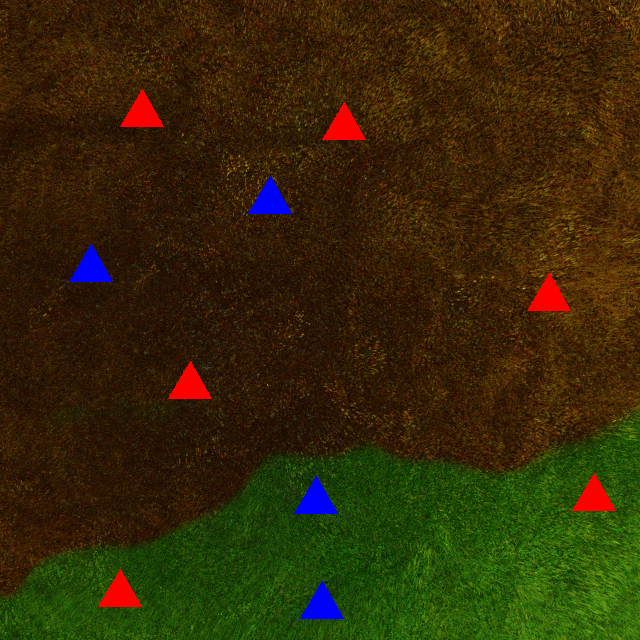
#> input picture 1.png, 640 x 640 px, found by its file name
$ python 'test code.py'
#> lines starting #> are read from the running program, lines starting #| are printed output that depends on the picture; after the words box and inside, x2 and y2 are one past the last pixel; in counts of white or black regions, pixels touching at a corner belong together; long printed decimals are rounded
#!/usr/bin/env python3
# -*- coding: utf-8 -*-

import cv2 as cv
import numpy as np

def contourfig(source):
    i=0
    contours, hierarchy = cv.findContours(source, cv.RETR_TREE, cv.CHAIN_APPROX_SIMPLE)
    for cnt in contours:
     approx = cv.approxPolyDP(cnt,0.01*cv.arcLength(cnt,True),True)
     if len(approx)==3:
       i=i+1
    return i

img = cv.imread('/Users/arjunmalik/Downloads/uas takimages/1.png')
#> img is the input picture: shape (640, 640, 3); mean B, G, R 7.3, 41.1, 52.4
cv.imshow("original image", img)

#converting BGR to HSV
img_hsv = cv.cvtColor(img, cv.COLOR_BGR2HSV)
#> img_hsv: shape (640, 640, 3); mean H, S, V 23.5, 233.2, 64.1
#cv.imshow("img hsv", img_hsv)


#masking blue
lower_blue = np.array([15, 100, 180])
upper_blue = np.array([135,255,255])
mask_blue = cv.inRange(img_hsv, lower_blue, upper_blue)
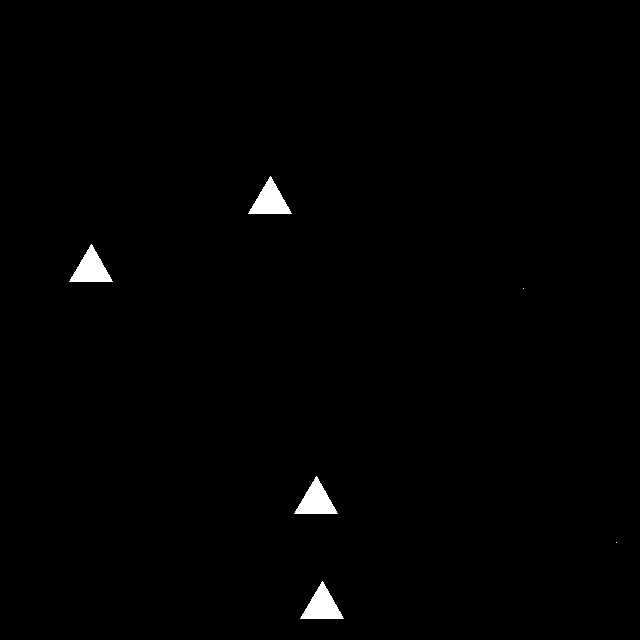
#> mask_blue: shape (640, 640); 0.84% white; 6 white regions (2 under 20 px), largest, box (x1, y1, x2, y2) and area: (248, 176, 292, 214) 855, (69, 244, 113, 282) 855, (294, 476, 338, 514) 855, (300, 581, 344, 619) 855
#cv.imshow("mask blue", mask_blue)

#masking red ( unburnt grass)
lower_red = np.array([0,170,170])
upper_red = np.array([10,255,255])
mask_red = cv.inRange(img_hsv, lower_red, upper_red)
#> mask_red: shape (640, 640); 1.3% white; 6 white regions, box (x1, y1, x2, y2) and area: (120, 89, 164, 127) 855, (322, 102, 366, 140) 855, (527, 273, 571, 311) 855, (168, 361, 212, 399) 855, (572, 473, 616, 511) 855, (98, 569, 142, 607) 855
#cv.imshow("mask red", mask_red)

#masking green
lower_green = np.array([35, 40, 32])
upper_green = np.array([75, 255, 255])
mask_green = cv.inRange(img_hsv, lower_green, upper_green)
#> mask_green: shape (640, 640); 22.8% white; 10 white regions (9 under 20 px), largest, box (x1, y1, x2, y2) and area: (0, 409, 640, 640) 93432
#cv.imshow("mask green", mask_green)

#masking brown (burnt grass)
lower_brown = np.array([4, 15, 5])
upper_brown = np.array([30, 255,255])
mask_brown = cv.inRange(img_hsv, lower_brown, upper_brown)
#> mask_brown: shape (640, 640); 74.9% white; 58 black regions (51 under 20 px), largest, box (x1, y1, x2, y2) and area: (0, 407, 640, 640) 97720, (120, 89, 164, 127) 855, (322, 102, 366, 140) 855
#cv.imshow("mask brown", mask_brown)

img[mask_green>0] = [253,255,128]
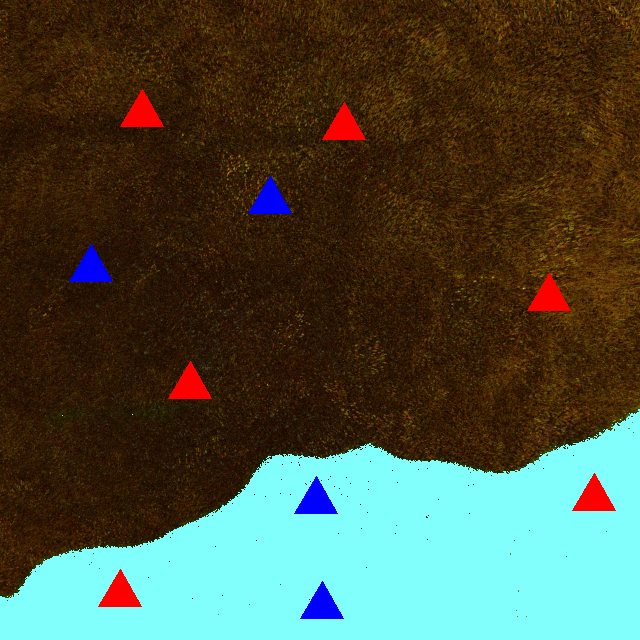
#> img: shape (640, 640, 3); mean B, G, R 63.5, 81.3, 73.3
img[mask_brown>0] = [90,238,252]
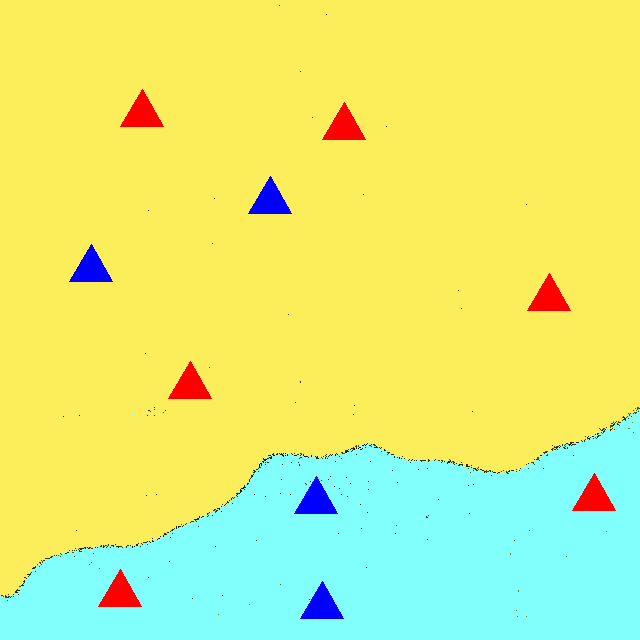
#> img: shape (640, 640, 3); mean B, G, R 127.2, 236.5, 221.2
cv.imshow("modified img", img)

# [16 lines of commented-out code are left out]

p=cv.bitwise_or(mask_red,mask_brown) #red house in green
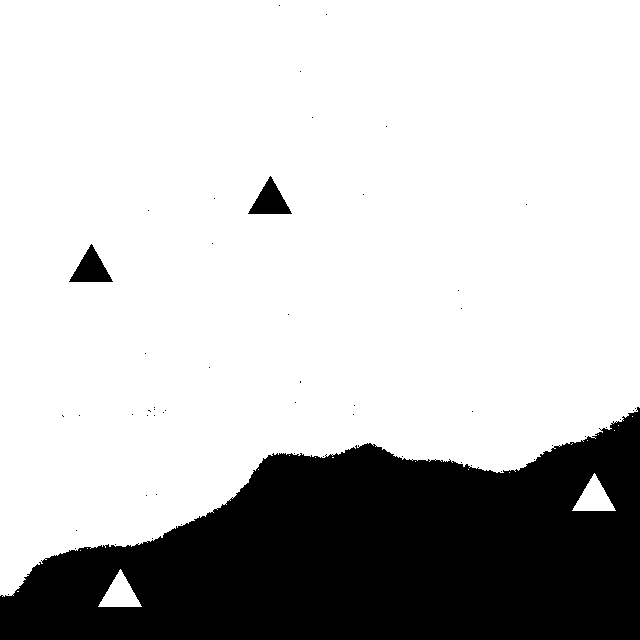
#> p: shape (640, 640); 76.1% white; 54 black regions (51 under 20 px)
tRG= contourfig(p)
#> in contourfig, `contours, hierarchy = cv.findContours(source, cv.RETR_TREE, cv.CHAIN_A..`: contours = 91 contours, 86 with area under 20; largest, box (x1, y1, x2, y2) and area: (0, 0, 640, 597) 310634, (68, 243, 114, 283) 914, (247, 175, 293, 215) 914, (98, 569, 142, 607) 796, (572, 473, 616, 511) 796
#> the loop in contourfig, `for cnt in contours:` made 91 passes
#> (approx, i) on passes 2, 5: ([[120, 569], [98, 606], [141, 606]], 1), ([[594, 473], [572, 510], [615, 510]], 2)
#> after the loop in contourfig, `for cnt in contours:`: i = 2
#> tRG = 2
#cv.imshow("red in green",p)

q=  cv.bitwise_or(mask_red, mask_green) #red house in brown
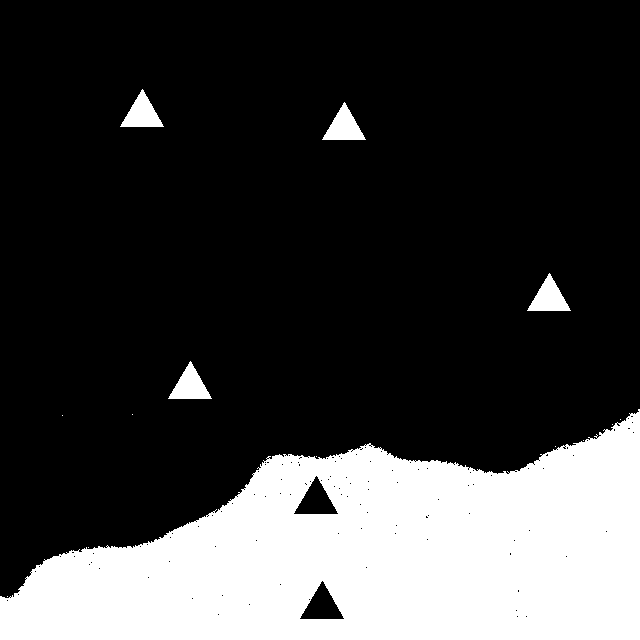
#> q: shape (640, 640); 24.1% white; 14 white regions (9 under 20 px)
tRB= contourfig(q)
#> in contourfig (call 2), `contours, hierarchy = cv.findContours(source, cv.RETR_TREE, cv.CHAIN_A..`: contours = 160 contours, 153 with area under 20; largest, box (x1, y1, x2, y2) and area: (0, 409, 640, 640) 96142, (299, 580, 345, 620) 914, (293, 475, 339, 515) 914, (168, 361, 212, 399) 796, (527, 273, 571, 311) 796, (322, 102, 366, 140) 796, (120, 89, 164, 127) 796
#> the loop in contourfig (call 2), `for cnt in contours:` made 160 passes
#> approx on passes 1 to 3: [[7, 596]], [[88, 547]], [[316, 456]]
#> tRB = 4
#cv.imshow("red in brown",q)

r= cv.bitwise_or(mask_blue,mask_brown) #blue houses in green
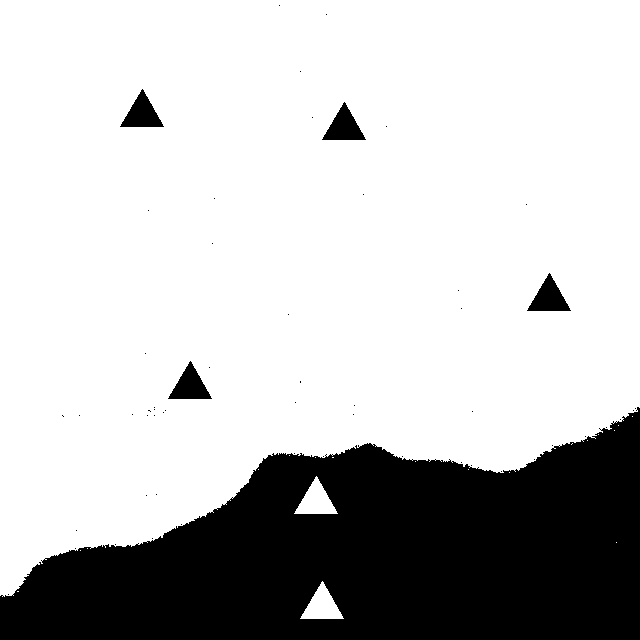
#> r: shape (640, 640); 75.7% white; 56 black regions (51 under 20 px)
tBG= contourfig(r)
#> in contourfig (call 3), `contours, hierarchy = cv.findContours(source, cv.RETR_TREE, cv.CHAIN_A..`: contours = 94 contours, 87 with area under 20; largest, box (x1, y1, x2, y2) and area: (0, 0, 640, 597) 310634, (167, 360, 213, 400) 914, (526, 272, 572, 312) 914, (321, 101, 367, 141) 914, (119, 88, 165, 128) 914, (300, 581, 344, 619) 796, (294, 476, 338, 514) 796
#> tBG = 2
#cv.imshow("blue in green",r)

s= cv.bitwise_or(mask_blue,mask_green) #blue houses in brown
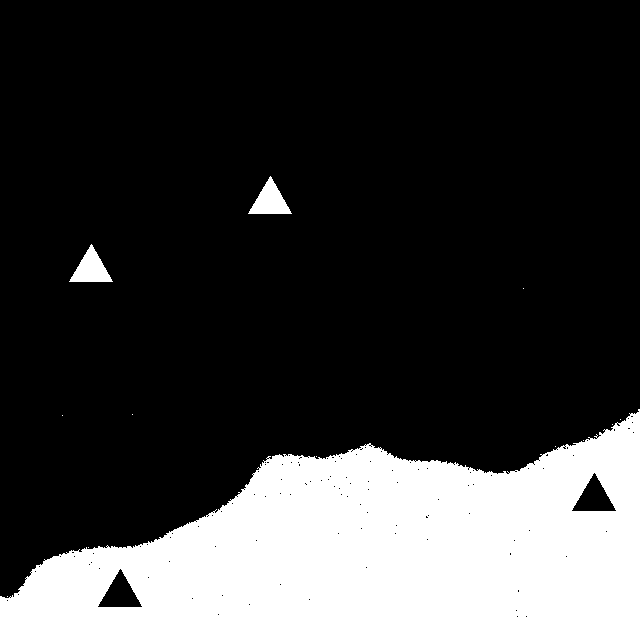
#> s: shape (640, 640); 23.6% white; 13 white regions (10 under 20 px)
tBB= contourfig(s)
#> in contourfig (call 4), `contours, hierarchy = cv.findContours(source, cv.RETR_TREE, cv.CHAIN_A..`: contours = 159 contours, 154 with area under 20; largest, box (x1, y1, x2, y2) and area: (0, 409, 640, 640) 96142, (97, 568, 143, 608) 914, (571, 472, 617, 512) 914, (69, 244, 113, 282) 796, (248, 176, 292, 214) 796
#> tBB = 2
#cv.imshow("blue in brown", s)

a= [tRB+tBB, tRG+tBG] #total houses in different grass
#> a = [6, 4]
b= [(tRB*1)+(tBB*2) , (tRG*1)+(tBG*2)] #total priority
#> b = [8, 6]
c= ((tRB*1)+(tBB*2))/((tRG*1)+(tBG*2))
#> c = 1.33

print('>>(house in burnt, houses in unburnt) = ', a)
#| >>(house in burnt, houses in unburnt) =  [6, 4]
print('>>(Total priority on burnt grass (Pb), Total priority on unburnt grass (Pg) =', b)
#| >>(Total priority on burnt grass (Pb), Total priority on unburnt grass (Pg) = [8, 6]
print('>>Rescue ratio of priority =', c)
#| >>Rescue ratio of priority = 1.333

cv.waitKey(0)

cv.destroyAllWindows()

$ run again, with 10.png copied over 1.png
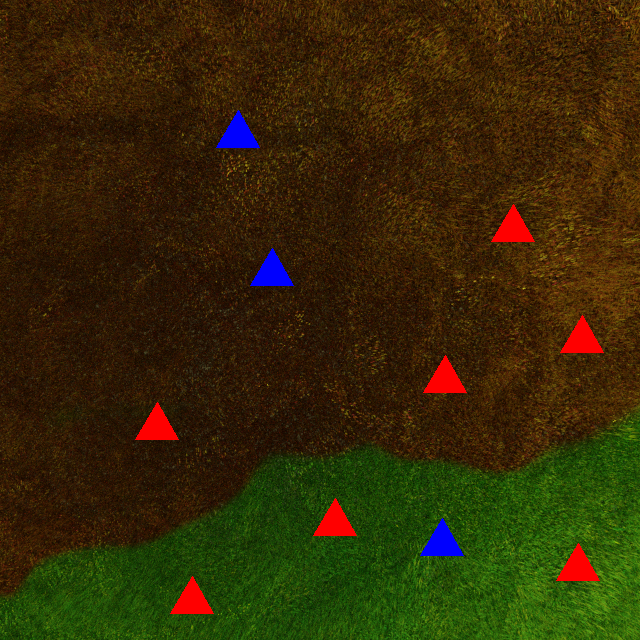
#> input picture 10.png, 640 x 640 px, found by its file name
#> img is the input picture: shape (640, 640, 3); mean B, G, R 6.8, 41, 52.9
#> img_hsv: shape (640, 640, 3); mean H, S, V 23.3, 233.2, 64.1
#> mask_blue: shape (640, 640); 0.63% white; 5 white regions (2 under 20 px), largest, box (x1, y1, x2, y2) and area: (216, 110, 260, 148) 855, (250, 248, 294, 286) 855, (420, 518, 464, 556) 855
#> mask_red: shape (640, 640); 1.5% white; 7 white regions, largest, box (x1, y1, x2, y2) and area: (491, 204, 535, 242) 855, (560, 315, 604, 353) 855, (423, 355, 467, 393) 855
#> mask_green: shape (640, 640); 22.8% white; 10 white regions (9 under 20 px), largest, box (x1, y1, x2, y2) and area: (0, 409, 640, 640) 93430
#> mask_brown: shape (640, 640); 74.9% white; 54 black regions (47 under 20 px), largest, box (x1, y1, x2, y2) and area: (0, 407, 640, 640) 97720, (135, 402, 179, 440) 858, (216, 110, 260, 148) 855
#> p: shape (640, 640); 76.3% white; 51 black regions (48 under 20 px)
#> contours = 89 contours, 83 with area under 20; largest, box (x1, y1, x2, y2) and area: (0, 0, 640, 597) 310634, (249, 247, 295, 287) 914, (215, 109, 261, 149) 914, (170, 576, 214, 614) 796, (556, 543, 600, 581) 796, (313, 498, 357, 536) 796
#> the loop in contourfig, `for cnt in contours:` made 89 passes
#> approx on passes 1 to 8: [[17, 591], [18, 591]], [[192, 576], [170, 613], [213, 613]], [[80, 550]], [[87, 548]], [[578, 543], [556, 580], [599, 580]], [[335, 498], [313, 535], [356, 535]], [[509, 472]], [[468, 469]]
#> after the loop in contourfig, `for cnt in contours:`: i = 3
#> q: shape (640, 640); 24.3% white; 14 white regions (9 under 20 px)
#> contours = 161 contours, 155 with area under 20; largest, box (x1, y1, x2, y2) and area: (0, 409, 640, 640) 96142, (419, 517, 465, 557) 914, (135, 402, 179, 440) 796, (423, 355, 467, 393) 796, (560, 315, 604, 353) 796, (491, 204, 535, 242) 796
#> the loop in contourfig (call 2), `for cnt in contours:` made 161 passes
#> approx on passes 1 to 3: [[7, 596]], [[88, 547]], [[316, 456]]
#> tRB = 4
#> `r= cv.bitwise_or(mask_blue,mask_brown)`:
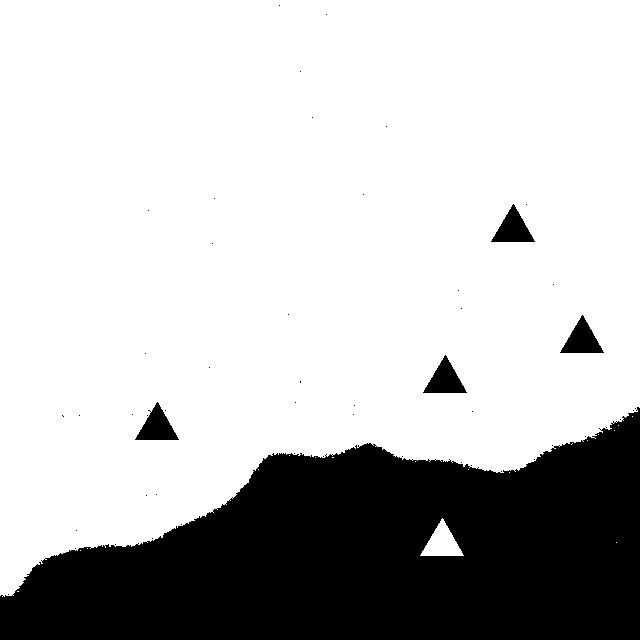
#> r: shape (640, 640); 75.5% white; 52 black regions (47 under 20 px)
#> contours = 90 contours, 84 with area under 20; largest, box (x1, y1, x2, y2) and area: (0, 0, 640, 597) 310634, (134, 401, 180, 441) 914, (422, 354, 468, 394) 914, (559, 314, 605, 354) 914, (490, 203, 536, 243) 914, (420, 518, 464, 556) 796
#> tBG = 1
#> `s= cv.bitwise_or(mask_blue,mask_green)`:
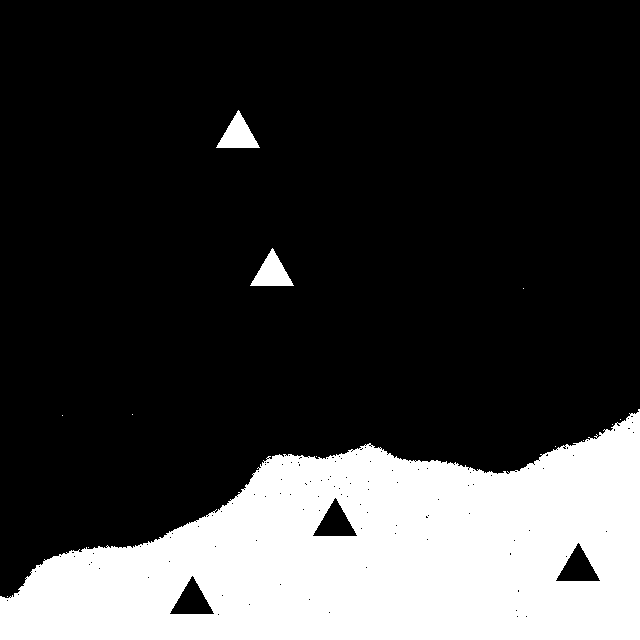
#> s: shape (640, 640); 23.4% white; 13 white regions (10 under 20 px)
#> contours = 162 contours, 156 with area under 20; largest, box (x1, y1, x2, y2) and area: (0, 409, 640, 640) 96142, (169, 575, 215, 615) 914, (555, 542, 601, 582) 914, (312, 497, 358, 537) 914, (250, 248, 294, 286) 796, (216, 110, 260, 148) 796
#> tBB = 2
#> a = [6, 4]
#> b = [8, 5]
#> c = 1.6
#| >>(house in burnt, houses in unburnt) =  [6, 4]
#| >>(Total priority on burnt grass (Pb), Total priority on unburnt grass (Pg) = [8, 5]
#| >>Rescue ratio of priority = 1.6

$ run again, with 11.png copied over 1.png
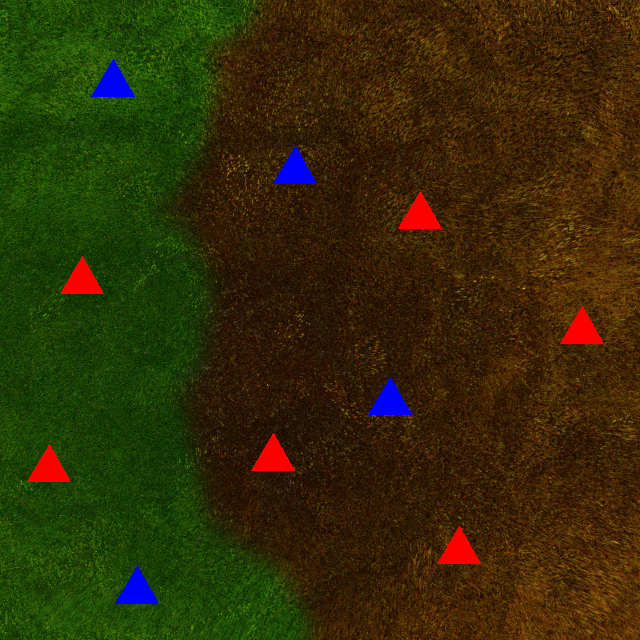
#> input picture 11.png, 640 x 640 px, found by its file name
#> img is the input picture: shape (640, 640, 3); mean B, G, R 7.3, 44.4, 51.2
#> img_hsv: shape (640, 640, 3); mean H, S, V 27.4, 233.8, 65.8
#> mask_blue: shape (640, 640); 0.84% white; 5 white regions (1 under 20 px), largest, box (x1, y1, x2, y2) and area: (91, 59, 135, 97) 855, (273, 146, 317, 184) 855, (368, 377, 412, 415) 855, (115, 566, 159, 604) 855
#> mask_red: shape (640, 640); 1.3% white; 6 white regions, box (x1, y1, x2, y2) and area: (398, 191, 442, 229) 855, (60, 256, 104, 294) 855, (560, 306, 604, 344) 855, (251, 433, 295, 471) 855, (27, 444, 71, 482) 855, (437, 526, 481, 564) 855
#> mask_green: shape (640, 640); 33.2% white; 96 white regions (95 under 20 px), largest, box (x1, y1, x2, y2) and area: (0, 0, 312, 640) 135693
#> mask_brown: shape (640, 640); 64.2% white; 138 black regions (131 under 20 px), largest, box (x1, y1, x2, y2) and area: (0, 0, 314, 640) 141325, (273, 146, 317, 184) 855, (398, 191, 442, 229) 855
#> p: shape (640, 640); 65.4% white; 134 black regions (131 under 20 px)
#> contours = 346 contours, 341 with area under 20; largest, box (x1, y1, x2, y2) and area: (173, 0, 640, 640) 266916, (367, 376, 413, 416) 914, (272, 145, 318, 185) 914, (27, 444, 71, 482) 796, (60, 256, 104, 294) 796
#> the loop in contourfig, `for cnt in contours:` made 346 passes
#> (cnt, approx) on pass 37: ([[184, 398], [183, 399], [185, 399]], [[185, 399], [184, 398], [183, 399]])
#> after the loop in contourfig, `for cnt in contours:`: i = 7
#> q: shape (640, 640); 34.4% white; 100 white regions (95 under 20 px)
#> contours = 518 contours, 511 with area under 20; largest, box (x1, y1, x2, y2) and area: (0, 0, 312, 640) 138452, (114, 565, 160, 605) 914, (90, 58, 136, 98) 914, (437, 526, 481, 564) 796, (251, 433, 295, 471) 796, (560, 306, 604, 344) 796, (398, 191, 442, 229) 796
#> the loop in contourfig (call 2), `for cnt in contours:` made 518 passes
#> approx on passes 1 to 8: [[313, 636]], [[308, 611]], [[306, 609]], [[306, 607]], [[305, 605], [304, 606]], [[303, 601]], [[302, 599]], [[296, 594]]
#> tRB = 6
#> `r= cv.bitwise_or(mask_blue,mask_brown)`:
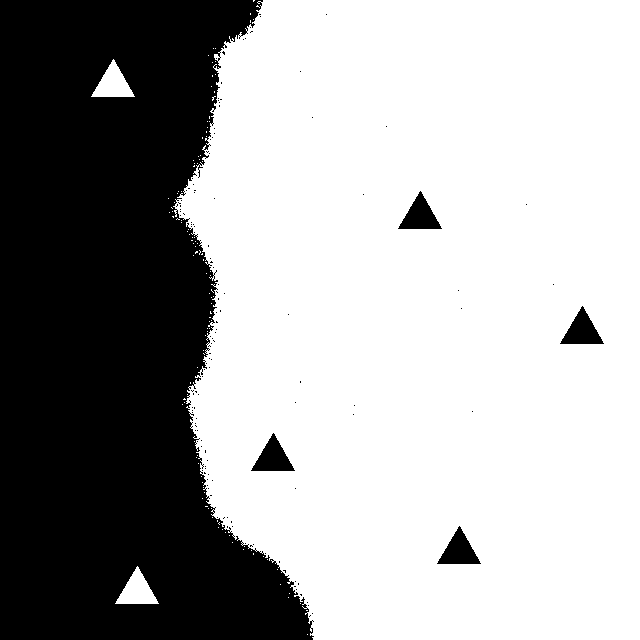
#> r: shape (640, 640); 65% white; 136 black regions (131 under 20 px)
#> contours = 348 contours, 341 with area under 20; largest, box (x1, y1, x2, y2) and area: (173, 0, 640, 640) 266916, (436, 525, 482, 565) 914, (250, 432, 296, 472) 914, (559, 305, 605, 345) 914, (397, 190, 443, 230) 914, (115, 566, 159, 604) 796, (91, 59, 135, 97) 796
#> tBG = 7
#> `s= cv.bitwise_or(mask_blue,mask_green)`:
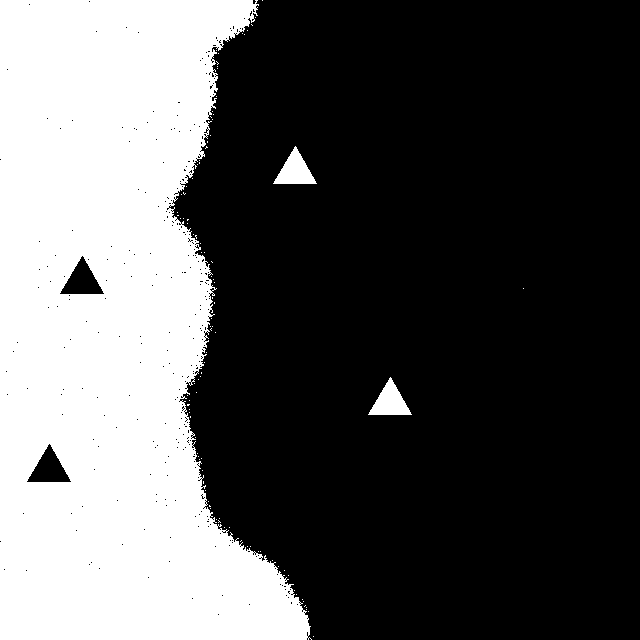
#> s: shape (640, 640); 34% white; 99 white regions (96 under 20 px)
#> contours = 517 contours, 512 with area under 20; largest, box (x1, y1, x2, y2) and area: (0, 0, 312, 640) 138452, (26, 443, 72, 483) 914, (59, 255, 105, 295) 914, (368, 377, 412, 415) 796, (273, 146, 317, 184) 796
#> tBB = 4
#> a = [10, 14]
#> b = [14, 21]
#> c = 0.667
#| >>(house in burnt, houses in unburnt) =  [10, 14]
#| >>(Total priority on burnt grass (Pb), Total priority on unburnt grass (Pg) = [14, 21]
#| >>Rescue ratio of priority = 0.6667
